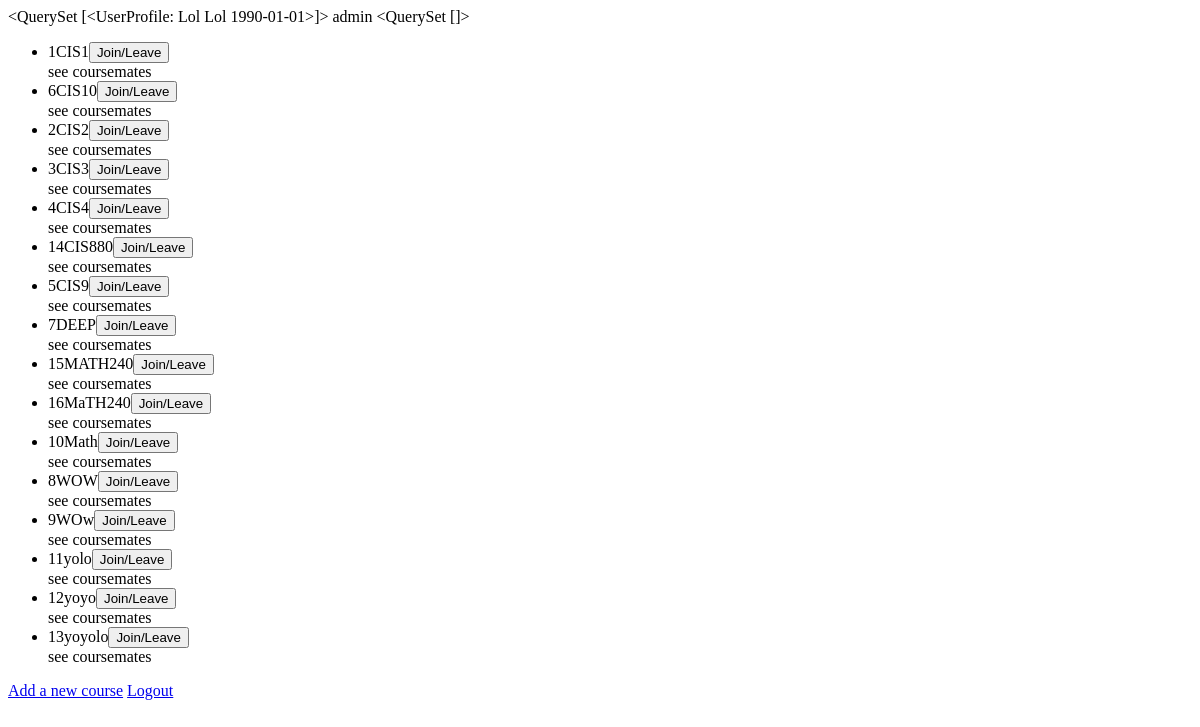
The app's page /courses/ (signed in), older data.
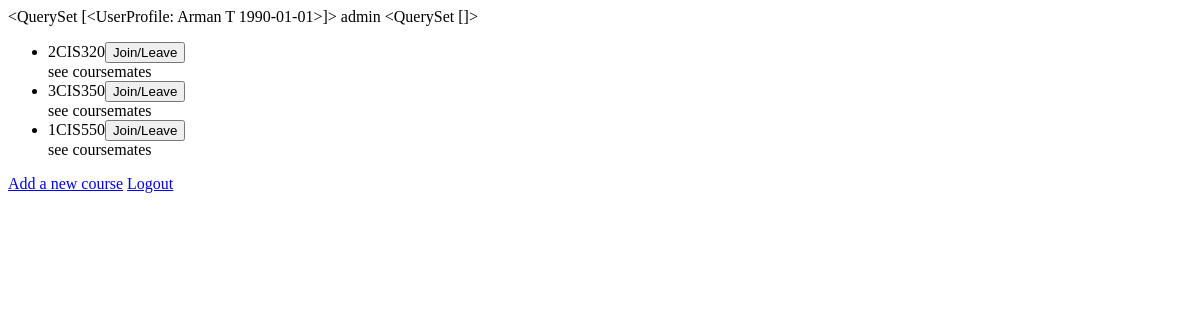
The same page, newer data.
### polls/models.py (models this page shows)
class UserProfile(models.Model):
    user = models.OneToOneField(User)
    birthday = models.DateField()
    def __unicode__(self):
        if self.user.first_name + ' ' + self.user.last_name != ' ':
        	return self.user.first_name + ' ' + self.user.last_name + ' ' + str(self.birthday)
        else:
        	return self.user.username

class Choice(models.Model):
    new_course = models.CharField(max_length=200, null=True, blank=True)
    courses_taking = models.ManyToManyField(User)
    def __unicode__(self):
        return self.new_course

### polls/views.py (the view)
@login_required(login_url='/login/')
def index(request):
    course_list = Choice.objects.order_by('new_course')
    users = UserProfile.objects.all
    all_courses = request.user.choice_set.all()
    if request.user.first_name + ' ' + request.user.last_name != ' ':
        current_user = request.user.first_name + ' ' + request.user.last_name
    else:
        current_user = request.user.username
    context = {'course_list': course_list, "users": users, "current_user":current_user, "all_courses":all_courses}
    return render(request, 'polls/index.html', context)

### polls/templates/polls/index.html (shortened to what this page needs)
<head>
</head>
<body>
{{ users }}
{{ current_user }}
{{ all_courses }}
{% if course_list %}
	<ul>
	{% for course in course_list %}
		<li>{{ course.id }}{{ course }}<button type="button" class='buttons' id='course_button'>Join/Leave</button>
			<div id="coursemates_link">
				<a>see coursemates</a>
			</div>
		</li>
	{% endfor %}
	</ul>
{% else %}
	<p>No courses are added yet.</p>
{% endif %}
<a href="/courses/add_course/">Add a new course</a>
<a href="/courses/logout/">Logout</a>
</body>

Row changes from the older to the newer data that the page shows:
removed Choice: id "6", new_course "CIS10"
removed Choice: id "4", new_course "CIS4"
removed Choice: id "14", new_course "CIS880"
removed Choice: id "5", new_course "CIS9"
removed Choice: id "7", new_course "DEEP"
removed Choice: id "15", new_course "MATH240"
removed Choice: id "16", new_course "MaTH240"
removed Choice: id "10", new_course "Math"
removed Choice: id "8", new_course "WOW"
removed Choice: id "9", new_course "WOw"
removed Choice: id "11", new_course "yolo"
removed Choice: id "12", new_course "yoyo"
removed Choice: id "13", new_course "yoyolo"
changed through a linked row, UserProfile: user+birthday "<QuerySet [<UserProfile: Lol Lol 1990-01-01>]>" → "<QuerySet [<UserProfile: Arman T 1990-01-01>]>"
changed Choice id 2: new_course "CIS2" → "CIS320"
changed Choice id 3: new_course "CIS3" → "CIS350"
changed Choice id 1: new_course "CIS1" → "CIS550"; moves down the list
